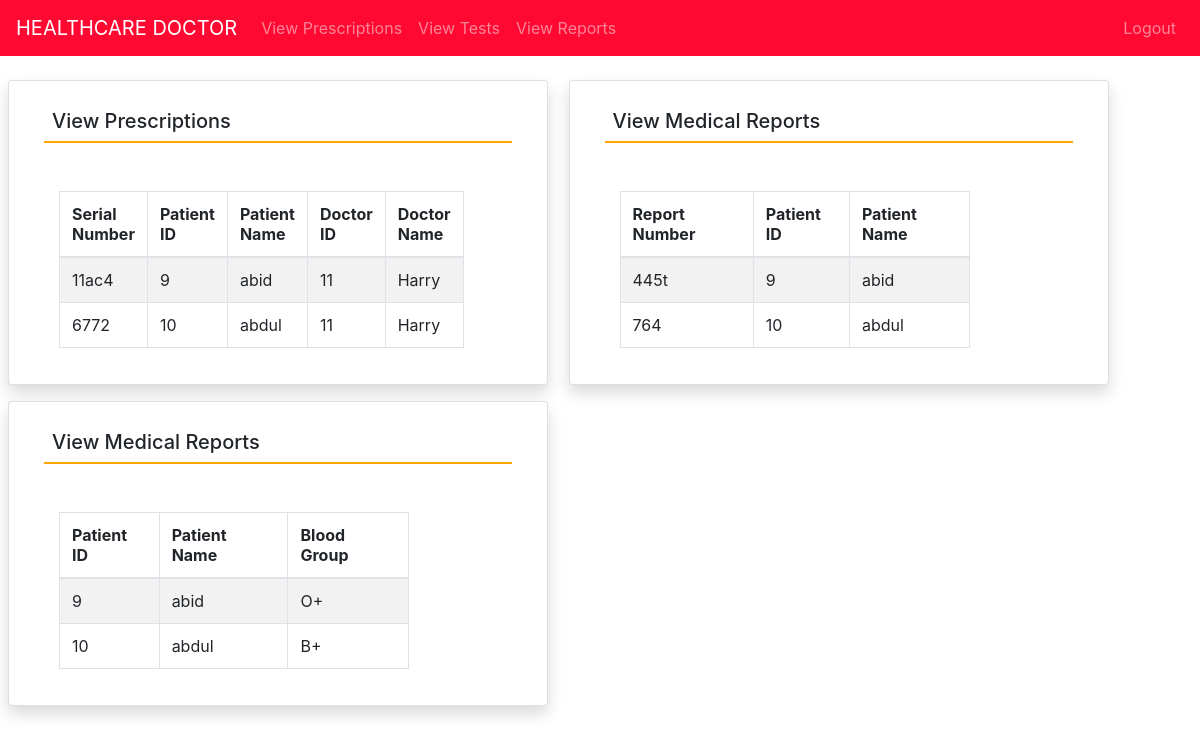
Page /doctor_page_view (signed in) on the committed database.
### hospitals/models.py (models this page shows, shortened)
class Prescription(models.Model):
    serial_number = models.CharField(max_length=50, unique=True)
    current_patient = models.ForeignKey(Patient, on_delete=models.CASCADE)
    doctor = models.ForeignKey(Doctor, on_delete=models.CASCADE)

class Patient(models.Model):
    name = models.CharField(max_length=50)
    gender = models.CharField(max_length=10)
    mobile = models.IntegerField(null=True)
    address = models.CharField(max_length=50)
    sickness = models.CharField(max_length=50,null=True)

class Doctor(models.Model):
    name = models.CharField(max_length=50)
    mobile = models.IntegerField()
    special = models.CharField(max_length=50)

class MedicalReport(models.Model):
    report_number = models.CharField(max_length=50, unique=True)
    current_patient = models.ForeignKey(Patient, on_delete=models.CASCADE)

class Test(models.Model):
    blood_group = models.CharField(max_length=10)
    current_patient = models.ForeignKey(Patient, on_delete=models.CASCADE)

### hospitals/views.py (the view)
# urls.py: path('doctor_page_view',Doctor_Page_View,name='doctor_page_view'),
def Doctor_Page_View(request):
    if not request.user.is_staff:
        return redirect('login')
    doctors = Doctor.objects.all()
    patients = Patient.objects.all()
    prescriptions=Prescription.objects.all()
    medical_reports=MedicalReport.objects.all()
    tests=Test.objects.all()
    return render(request, 'viewOf_doctorPage_data.html', {'doctors': doctors, 'patients': patients, 'prescriptions': prescriptions,'medical_reports':medical_reports,'tests':tests})

### hospitals/templates/viewOf_doctorPage_data.html (shortened to what this page needs)
{% extends 'prescription_test_report.html' %}
{% load static %}
{% block content %}
<head>
</head>
<br><br><br>
<div class="container card shadow m-2">
    <div class="card-body">
        <h5 class="p-2" style="border-bottom: 2px solid orange">View Prescriptions</h5>
		<div class="container mt-5">
		<table id="example" class="table table-striped table-bordered" style="width:80%">
			<thead>
				<tr>
                    <th>Serial Number</th>
					<th>Patient ID</th>
					<th>Patient Name</th>
					<th>Doctor ID</th>
                    <th>Doctor Name</th>
				</tr>
			</thead>
			<tbody>
            {% for i in prescriptions %}
			<tr>
				<td>{{i.serial_number}}</td>
				<td>{{i.current_patient.id}}</td>
				<td>{{i.current_patient.name}}</td>
				<td>{{i.doctor.id}}</td>
				<td>{{i.doctor.name}}</td>
			</tr>
			{% endfor %}
			</tbody>
		</table>
	 </div>
	</div>
</div>
<div class="container card shadow m-2">
    <div class="card-body">
        <h5 class="p-2" style="border-bottom: 2px solid orange">View Medical Reports</h5>
		<div class="container mt-5">
		<table id="example" class="table table-striped table-bordered" style="width:80%">
			<thead>
				<tr>
                    <th>Report Number</th>
					<th>Patient ID</th>
					<th>Patient Name</th>
				</tr>
			</thead>
			<tbody>
            {% for i in medical_reports %}
			<tr>
				<td>{{i.report_number}}</td>
				<td>{{i.current_patient.id}}</td>
				<td>{{i.current_patient.name}}</td>
			</tr>
			{% endfor %}
			</tbody>
		</table>
	 </div>
	</div>
</div>
<div class="container card shadow m-2">
    <div class="card-body">
        <h5 class="p-2" style="border-bottom: 2px solid orange">View Medical Reports</h5>
		<div class="container mt-5">
		<table id="example" class="table table-striped table-bordered" style="width:80%">
			<thead>
				<tr>
					<th>Patient ID</th>
					<th>Patient Name</th>
                    <th>Blood Group</th>
				</tr>
			</thead>
			<tbody>
            {% for i in tests %}
			<tr>
                <td>{{i.current_patient.id}}</td>
				<td>{{i.current_patient.name}}</td>
                <td>{{i.blood_group}}</td>
			</tr>
			{% endfor %}
			</tbody>
		</table>
	 </div>
	</div>
</div>
{% endblock content %}

### hospitals/templates/prescription_test_report.html (shortened to what this page needs)
{% load static %}
<html>
<head>
    <link rel="stylesheet" href="https://stackpath.bootstrapcdn.com/bootstrap/4.3.1/css/bootstrap.min.css">
    <link rel="stylesheet" href="https://maxcdn.bootstrapcdn.com/font-awesome/4.7.0/css/font-awesome.min.css">
</head>
<body>
    <nav class="navbar navbar-expand-md navbar-dark fixed-top" style="background:#ff0831;">
        <a href="{%url 'doctor_page' %}" class="navbar-brand">HEALTHCARE DOCTOR</a>
        <div class="collapse navbar-collapse justify-content-between" id="navbarCollapse">
            <div class="navbar-nav">
                <a href="{% url 'doctor_page_view' %}" class="nav-item nav-link">View Prescriptions</a>
                <a href="{% url 'doctor_page_view' %}" class="nav-item nav-link">View Tests</a>
                <a href="{% url 'doctor_page_view' %}" class="nav-item nav-link">View Reports</a>
            </div>
            <div class="navbar-nav" style=" margin-left: 10%;">
                <a href="{% url 'logout' %}" class="nav-item nav-link">Logout</a>
            </div>
        </div>
    </nav>
    {% block content %}{% endblock content %}

### hospitals/templates/prescription_test_report.html (style rules this page uses)
.card { width: 45%; margin: 0 2.5%; display: inline-block; }

### rows in the picture
Prescription: serial_number "11ac4", current_patient.id "9", current_patient.name "abid", doctor.id "11", doctor.name "Harry"
Prescription: serial_number "6772", current_patient.id "10", current_patient.name "abdul", doctor.id "11", doctor.name "Harry"
MedicalReport: report_number "445t", current_patient.id "9", current_patient.name "abid"
MedicalReport: report_number "764", current_patient.id "10", current_patient.name "abdul"
Test: current_patient.id "9", current_patient.name "abid", blood_group "O+"
Test: current_patient.id "10", current_patient.name "abdul", blood_group "B+"
